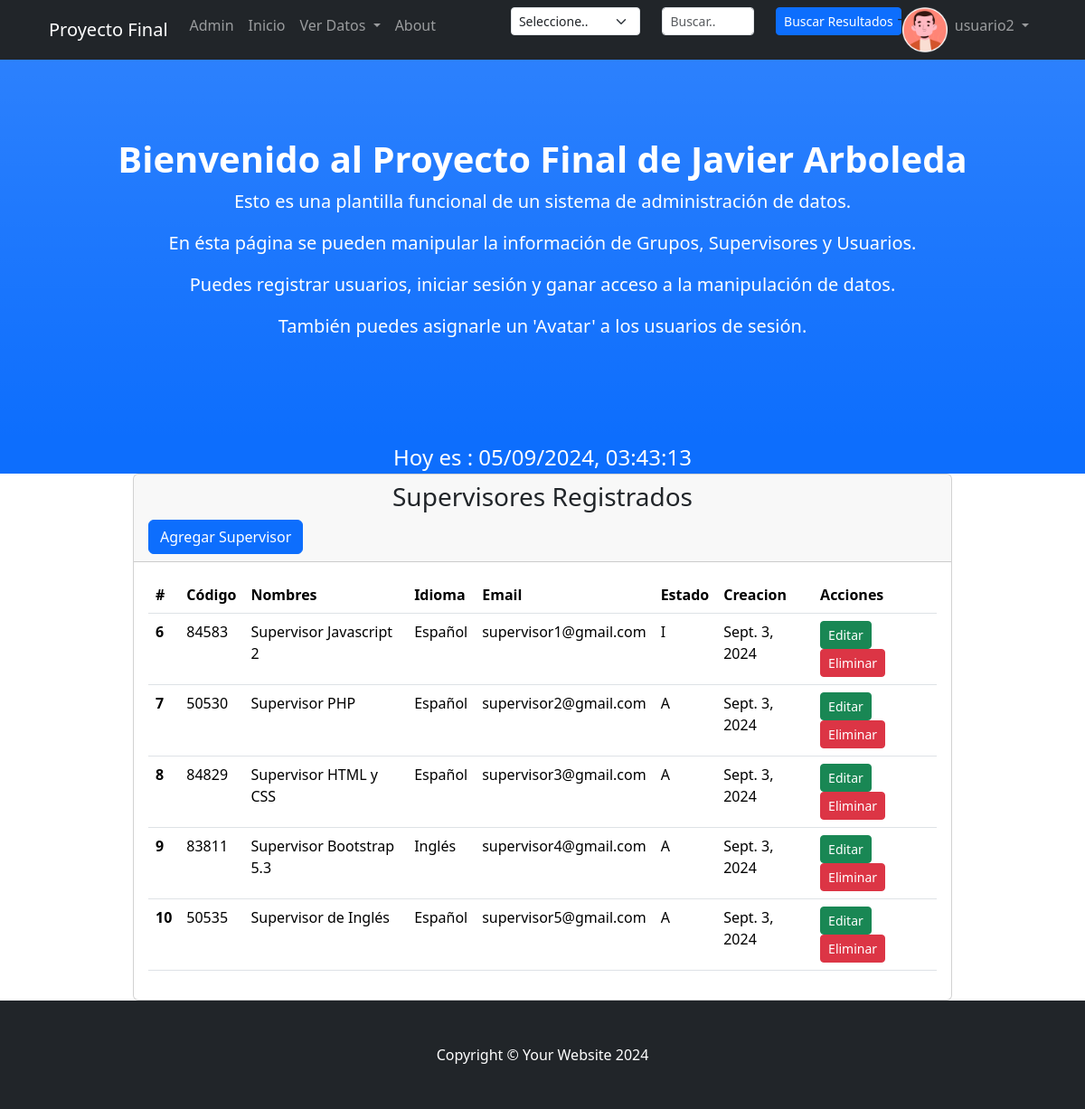
Screenshot of /supervisoresClist/ (signed in) with the database file from the repository.
### Usuarios/models.py (models this page shows, shortened)
class Imagen(models.Model):
    user = models.OneToOneField(User, on_delete = models.CASCADE)
    imagen = models.ImageField(upload_to = 'imagenes', null = True, blank = True)

### miAplicacion/models.py (models this page shows, shortened)
class Supervisores(models.Model):
    codigo = models.IntegerField(
        validators=[
            MinValueValidator(10000),
            MaxValueValidator(99999)
        ],
        unique=True
    )
    nombres = models.CharField(max_length=50)
    idioma = models.CharField(max_length=20)
    email = models.EmailField()
    estado = models.CharField(max_length=1)
    creacion = models.DateField()

### miAplicacion/views_clases.py (the view)
# urls.py: path('supervisoresClist/', supervisoresClist.as_view(), name='supervisoresClist'),
class supervisoresClist(LoginRequiredMixin, ListView):
    model = Supervisores
    template_name = 'miAplicacion/vistasClases/supervisores.html'
    def get_context_data(self, **kwargs):
        context = super().get_context_data(**kwargs)
        hoy = timezone.now().strftime('%d/%m/%Y, %H:%M:%S')
        context['dia_hora'] = hoy
        return context

### miAplicacion/templates/miaplicacion/vistasClases/supervisores.html (shortened to what this page needs)
<!DOCTYPE html>
<html lang="en">
<head>
</head>
<body>
    {% extends "miAplicacion/index.html" %}
    {% load static %}
    {% block bloqueSupervisores %}
    <div class="container px-4">
        <div class="row gx-4 justify-content-center">
            <div class="col-lg-10">
                <div class="card">
                    <div class="card-header">
                        <h3 class="text-center bottom-line">Supervisores Registrados</h3>
                        <a type="button" class="btn btn-primary" href="{% url 'supervisoresForm' %}">Agregar Supervisor</a>
                    </div>
                    <div class="card-body">
                        <table class="table">
                            <thead>
                                <tr>
                                    <th scope="col">#</th>
                                    <th scope="col">Código</th>
                                    <th scope="col">Nombres</th>
                                    <th scope="col">Idioma</th>
                                    <th scope="col">Email</th>
                                    <th scope="col">Estado</th>
                                    <th scope="col">Creacion</th>
                                    <th scope="col">Acciones</th>
                                </tr>
                            </thead>
                            <tbody>
                                {% for supervisor in object_list %}
                                    <tr>
                                        <th scope="row">{{ supervisor.id }}</th>
                                        <td>{{ supervisor.codigo }}</td>
                                        <td>{{ supervisor.nombres }}</td>
                                        <td>{{ supervisor.idioma }}</td>
                                        <td>{{ supervisor.email }}</td>
                                        <td>{{ supervisor.estado }}</td>
                                        <td>{{ supervisor.creacion }}</td>
                                        <td>
                                            <a type="button" class="btn btn-sm btn-success" href="{% url 'editarSupervisores' supervisor.id %}">Editar</a>
                                            <a type="button" class="btn btn-sm btn-danger" href="{% url 'supervisoresCborrar' supervisor.id %}">Eliminar</a>
                                        </td>
                                    </tr>
                                {% endfor %}
                            </tbody>
                            </table>
                    </div>
                </div>
            </div>
        </div>
    </div>
    {% endblock %}

### miAplicacion/templates/miaplicacion/index.html (shortened to what this page needs)
{% load static %}
<!DOCTYPE html>
<html lang="en">
    <head>
        <link href="{% static 'miaplicacion/css/styles.css' %}" rel="stylesheet" />
        <link href="https://cdn.jsdelivr.net/npm/bootstrap@5.3.3/dist/css/bootstrap.min.css" rel="stylesheet">
    </head>
    <body>
        <nav class="navbar navbar-expand-lg navbar-dark bg-dark fixed-top" id="mainNav">
            <div class="container px-4">
                <a class="navbar-brand" href="#">Proyecto Final</a>
                <div class="collapse navbar-collapse" id="navbarNavDropdown">
                    <ul class="navbar-nav ms-auto">
                        <li class="nav-item"><a class="nav-link" href="/admin/">Admin</a></li>
                        <li class="nav-item"><a class="nav-link" href="{% url 'inicio' %}">Inicio</a></li>
                        <li class="nav-item dropdown">
                            <a class="nav-link dropdown-toggle" href="#" id="navbarDropdownMenuLink" role="button" data-bs-toggle="dropdown" aria-expanded="false">
                                Ver Datos
                            </a>
                        </li>
                        <li class="nav-item"><a class="nav-link" href="{% url 'about' %}">About</a></li>
                        <form action="{% url 'buscar' %}" method="GET">
                            <div class="container">
                                <div class="row justify-content-center">
                                    <div class="col-4">
                                        <select class="form-select form-select-sm" aria-label=".form-select-sm" name="tipo" id="tipo">
                                            <option selected>Seleccione..</option>
                                        </select>
                                    </div>
                                    <div class="col-3">
                                        <input class="form-control form-control-sm" type="search" placeholder="Buscar.." name="codigo" id="codigo">
                                    </div>
                                    <div class="col-2">
                                        <input type="submit" class="btn btn-sm btn-primary" value="Buscar Resultados">
                                    </div>
                                </div>
                            </div>
                        </form>
                        <li>-</li>
                        {% if request.user.is_authenticated %}
                        {% if request.user.imagen and request.user.imagen.imagen %}
                            <img src="{{ request.user.imagen.imagen.url }}" alt="" style="height: 50px; width: 50px;">
                        {% else %}
                            <img src="{% static 'miaplicacion/images/default.jpg' %}" alt="" style="height: 50px; width: 50px;">
                        {% endif %}
                        <li class="nav-item dropdown">
                            <a class="nav-link dropdown-toggle" href="#" id="navbarDropdownMenuLink" role="button" data-bs-toggle="dropdown" aria-expanded="false">
                                {{ request.user.username }}
                            </a>
                        </li>
                        {% endif %}
                    </ul>
                </div>
            </div>
        </nav>
         {% block about %}
        <header class="bg-primary bg-gradient text-white" id="about">
            <div class="container px-4 text-center">
                <h1 class="fw-bolder">Bienvenido al Proyecto Final de Javier Arboleda</h1>
                <p class="lead">Esto es una plantilla funcional de un sistema de administración de datos.</p>
                <p class="lead">En ésta página se pueden manipular la información de Grupos, Supervisores y Usuarios.</p>
                <p class="lead">Puedes registrar usuarios, iniciar sesión y ganar acceso a la manipulación de datos.</p>
                <p class="lead">También puedes asignarle un 'Avatar' a los usuarios de sesión.</p>
            </div>
        </header>
        {% endblock about %}
        <div class="px-4 text-center bg-primary text-white fs-4">Hoy es : {{ dia_hora }}</div>
        {% block bloqueSupervisores %}
        {% endblock bloqueSupervisores %}
        <footer class="py-5 bg-dark">
            <div class="container px-4"><p class="m-0 text-center text-white">Copyright &copy; Your Website 2024</p></div>
        </footer>
    </body>
</html>

### rows the page displays
Supervisores: id "6", codigo "84583", nombres "Supervisor Javascript 2", idioma "Español", email "supervisor1@gmail.com", estado "I", creacion "Sept. 3, 2024"
Supervisores: id "7", codigo "50530", nombres "Supervisor PHP", idioma "Español", email "supervisor2@gmail.com", estado "A", creacion "Sept. 3, 2024"
Supervisores: id "8", codigo "84829", nombres "Supervisor HTML y CSS", idioma "Español", email "supervisor3@gmail.com", estado "A", creacion "Sept. 3, 2024"
Supervisores: id "9", codigo "83811", nombres "Supervisor Bootstrap 5.3", idioma "Inglés", email "supervisor4@gmail.com", estado "A", creacion "Sept. 3, 2024"
Supervisores: id "10", codigo "50535", nombres "Supervisor de Inglés", idioma "Español", email "supervisor5@gmail.com", estado "A", creacion "Sept. 3, 2024"

### other values shown
{{ request.user.username }} "usuario2"
{{ dia_hora }} "05/09/2024, 03:43:13"
